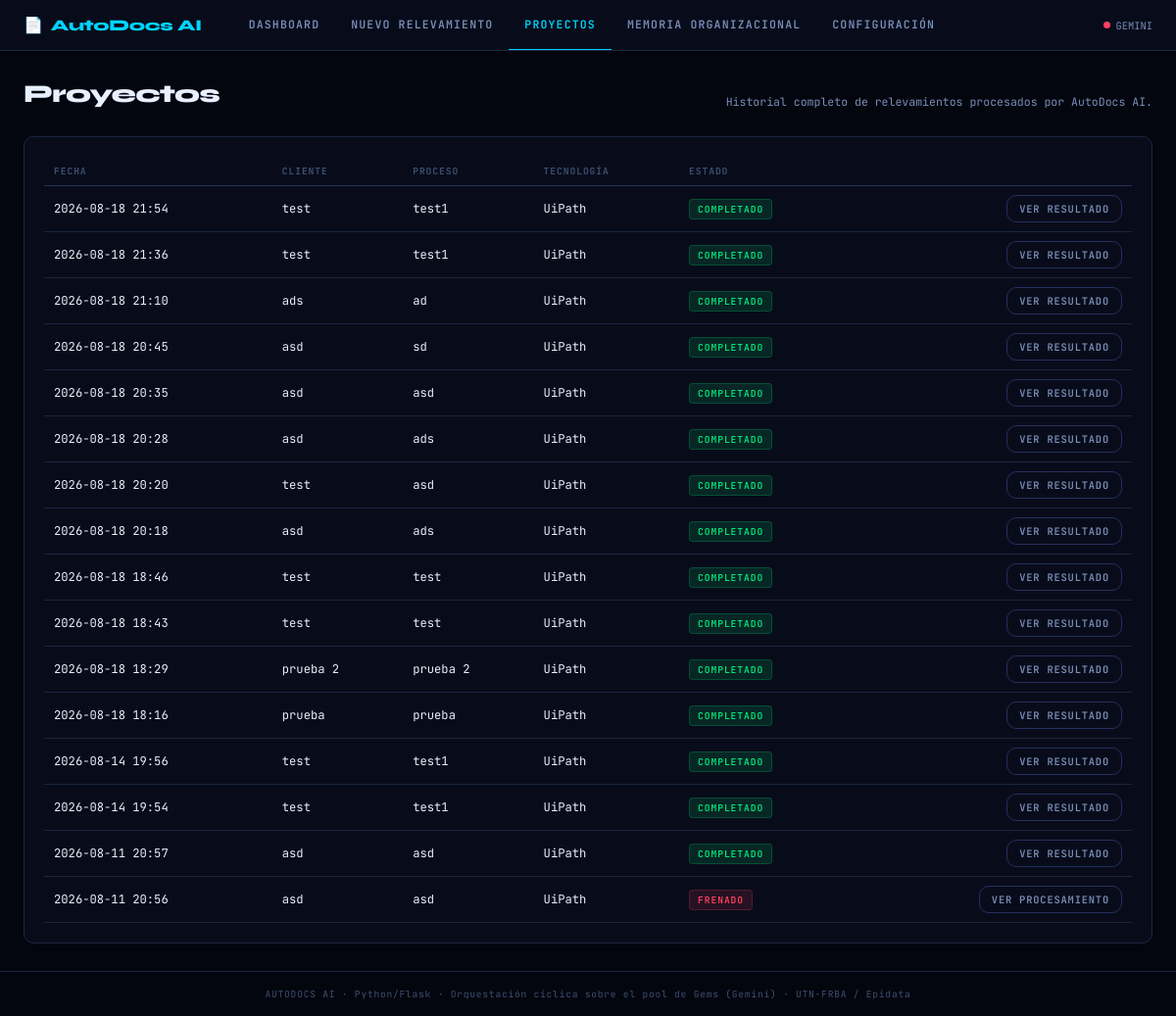
/proyectos, run on an earlier commit of the app's database.
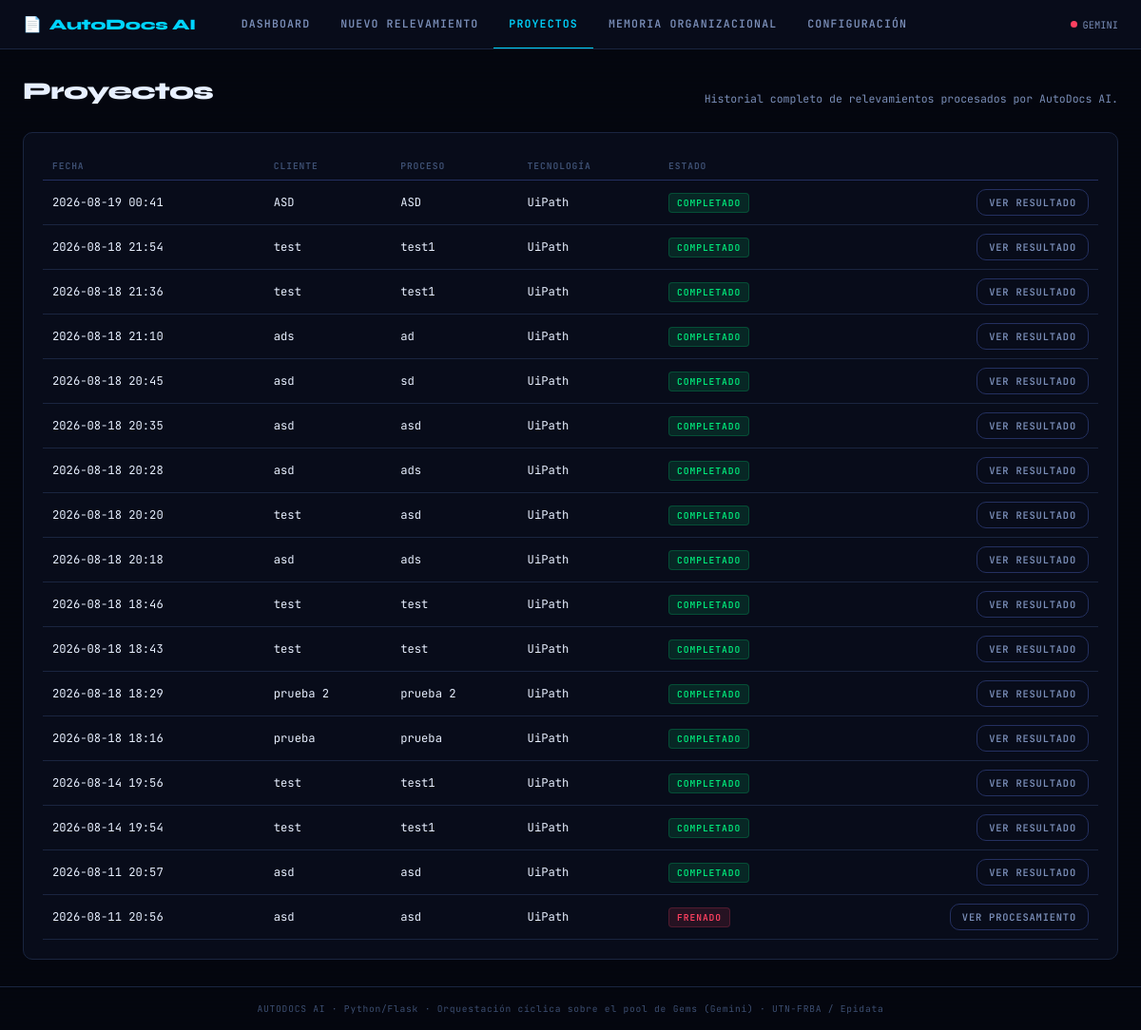
And on a later commit of the database.
### tables this page shows
CREATE TABLE proyectos (
    id                      INTEGER PRIMARY KEY AUTOINCREMENT,
    cliente                 TEXT NOT NULL,
    proceso                 TEXT NOT NULL,
    tecnologia              TEXT,       -- UiPath / Power Automate / Rocketbot / Make.com...
    criticidad              TEXT,       -- Baja / Media / Alta
    presupuesto_hs          REAL,
    analista                TEXT,
    transcripcion_original  TEXT,
    transcripcion_sanitizada TEXT,
    reemplazos_pii          INTEGER DEFAULT 0,
    flujo_estructurado      TEXT,       -- JSON: salida del Agente de Ingesta
    estado                  TEXT DEFAULT 'borrador',  -- borrador|procesando|completado|frenado|error
    motivo_freno            TEXT,       -- si estado = 'frenado' (Límite Operativo de Entrada)
    creado                  TEXT DEFAULT CURRENT_TIMESTAMP,
    actualizado             TEXT DEFAULT CURRENT_TIMESTAMP
);

### ui/app.py (the view)
    @app.route("/proyectos")
    def proyectos():
        return render_template("proyectos.html", proyectos=ProyectoRepository.listar())

### core/db.py (called while the page is built)
def get_conn() -> sqlite3.Connection:
    DB_PATH.parent.mkdir(exist_ok=True)
    conn = sqlite3.connect(DB_PATH)
    conn.row_factory = sqlite3.Row
    conn.execute("PRAGMA foreign_keys = ON")
    return conn

### repositories/proyecto_repository.py (called while the page is built)
    @staticmethod
    def listar() -> list:
        conn = get_conn()
        rows = conn.execute("SELECT * FROM proyectos ORDER BY creado DESC").fetchall()
        conn.close()
        return [dict(r) for r in rows]

### ui/templates/proyectos.html (shortened to what this page needs)
{% extends "base.html" %}
{% block content %}
<div class="page-header">
  <h1>Proyectos</h1>
  <p>Historial completo de relevamientos procesados por AutoDocs AI.</p>
</div>
<div class="panel">
  <table>
    <thead><tr><th>Fecha</th><th>Cliente</th><th>Proceso</th><th>Tecnología</th><th>Estado</th><th></th></tr></thead>
    <tbody>
      {% for p in proyectos %}
      <tr>
        <td>{{ p.creado[:16] }}</td>
        <td>{{ p.cliente }}</td>
        <td>{{ p.proceso }}</td>
        <td>{{ p.tecnologia or '—' }}</td>
        <td>
          {% if p.estado == 'completado' %}<span class="tag tag-green">Completado</span>
          {% elif p.estado == 'frenado' %}<span class="tag tag-red">Frenado</span>
          {% elif p.estado == 'procesando' %}<span class="tag tag-amber">Procesando</span>
          {% else %}<span class="tag tag-cyan">Borrador</span>{% endif %}
        </td>
        <td class="text-right">
          {% if p.estado == 'completado' %}
            <a href="/resultado/{{ p.id }}" class="btn btn-secondary btn-sm">Ver resultado</a>
          {% else %}
            <a href="/procesamiento/{{ p.id }}" class="btn btn-secondary btn-sm">Ver procesamiento</a>
          {% endif %}
        </td>
      </tr>
      {% else %}
      <tr><td colspan="6" class="result-box empty">Todavía no cargaste ningún relevamiento.</td></tr>
      {% endfor %}
    </tbody>
  </table>
</div>
{% endblock %}

What changed in the data, as far as the page shows it:
added proyectos: creado "2026-08-19 00:41", cliente "ASD", proceso "ASD", tecnologia "UiPath", estado "COMPLETADO"
